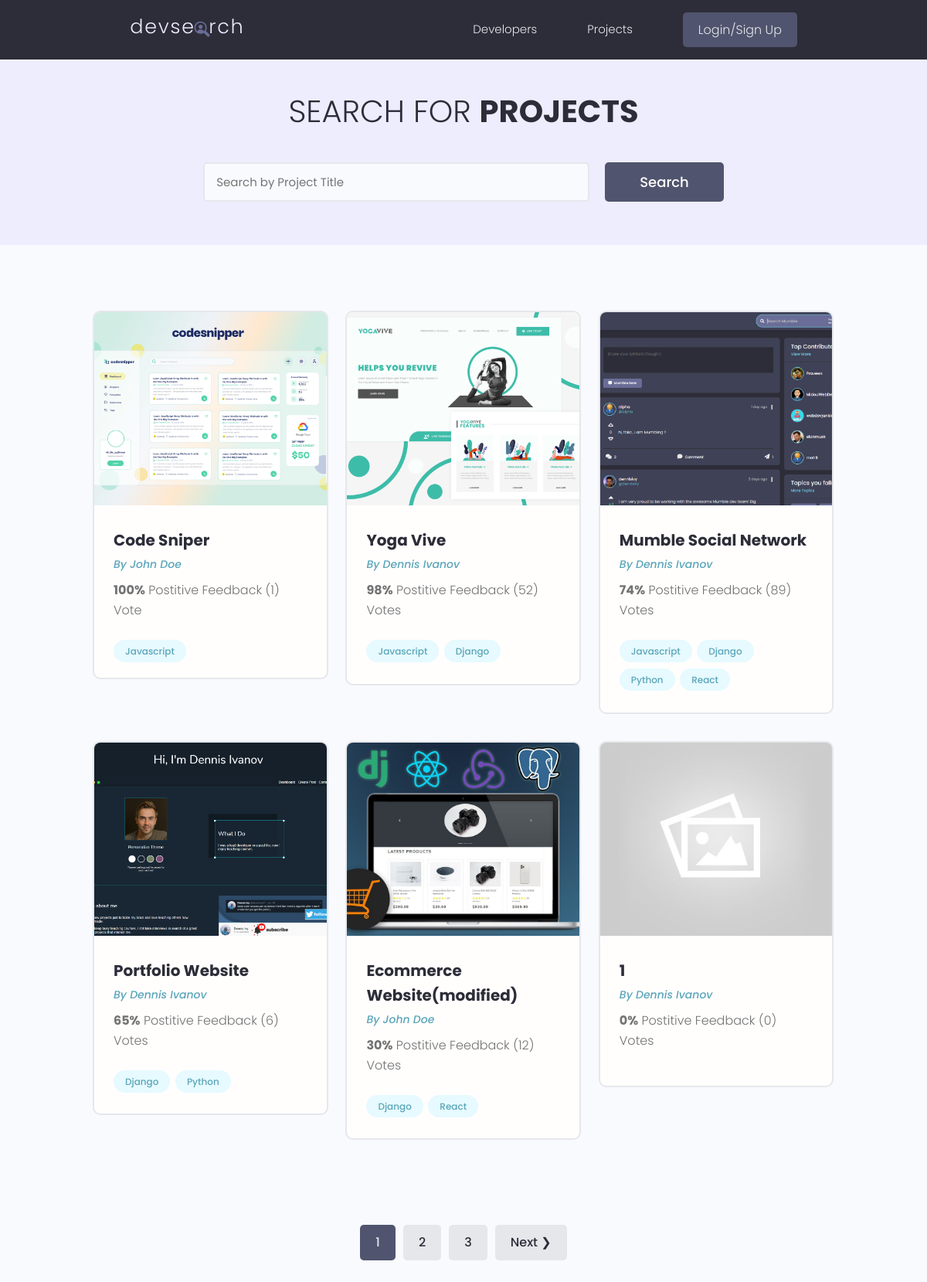
The page /projects/ on the database as committed earlier.
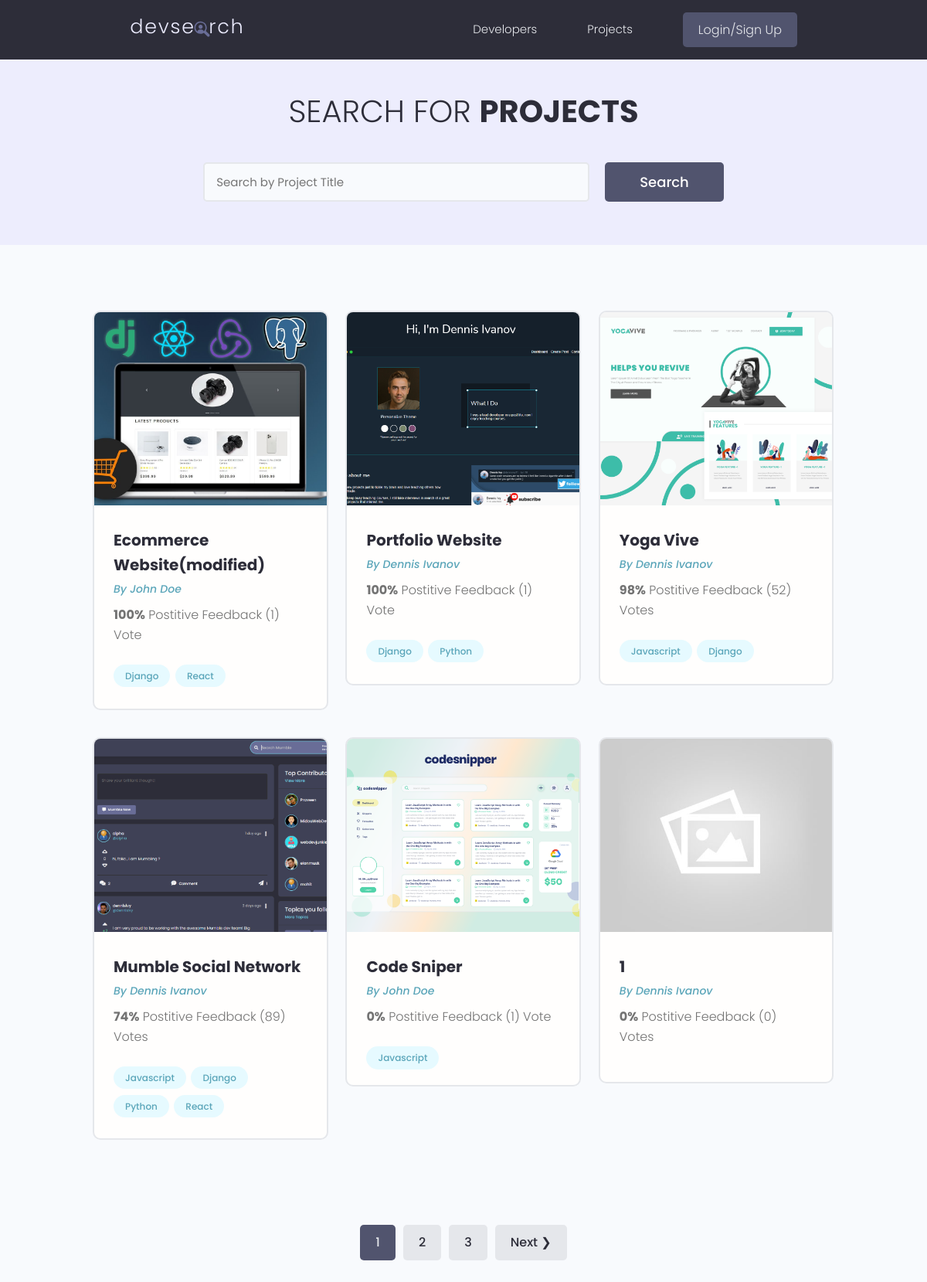
The same page on the database as committed later.
### projects/models.py (models this page shows, shortened)
class Project(models.Model):
    owner = models.ForeignKey(
        Profile, null=True, blank=True, on_delete=models.SET_NULL)
    title = models.CharField(max_length=200)
    description = models.TextField(null=True, blank=True)
    featured_image = models.ImageField(
        null=True, blank=True, default="default.jpg")
    demo_link = models.CharField(max_length=2000, null=True, blank=True)
    source_link = models.CharField(max_length=2000, null=True, blank=True)
    tags = models.ManyToManyField('Tag', blank=True)
    vote_total = models.IntegerField(default=0, null=True, blank=True)
    vote_ratio = models.IntegerField(default=0, null=True, blank=True)
    created = models.DateTimeField(auto_now_add=True)
    id = models.UUIDField(default=uuid.uuid4, unique=True, primary_key=True, editable=False)
    class Meta:
        ordering = ['-vote_ratio', '-vote_total', 'title']

class Tag(models.Model):
    name = models.CharField(max_length=200)
    created = models.DateTimeField(auto_now_add=True)
    id = models.UUIDField(default=uuid.uuid4, unique=True, primary_key=True, editable=False)
    def __str__(self):
        return self.name

### users/models.py (models this page shows, shortened)
class Profile(models.Model):
    user = models.OneToOneField(User, on_delete=models.CASCADE, null=True, blank=True)
    name = models.CharField(max_length=200, blank=True, null=True)
    email = models.EmailField(max_length=500, blank=True, null=True)
    username = models.CharField(max_length=200, blank=True, null=True)
    location = models.CharField(max_length=200, blank=True, null=True)
    short_intro = models.CharField(max_length=200, blank=True, null=True)
    bio = models.TextField(blank=True, null=True)
    profile_image = models.ImageField(blank=True, null=True, upload_to='profiles/',
    default="profiles/user-default.png")
    social_github = models.CharField(max_length=200, blank=True, null=True)
    social_twitter = models.CharField(max_length=200, blank=True, null=True)
    social_linkedin = models.CharField(max_length=200, blank=True, null=True)
    social_youtube = models.CharField(max_length=200, blank=True, null=True)
    social_website = models.CharField(max_length=200, blank=True, null=True)
    created = models.DateTimeField(auto_now_add=True)
    id = models.UUIDField(default=uuid.uuid4, unique=True, primary_key=True, editable=False)

### projects/views.py (the view)
# urls.py: path('projects/', include('projects.urls')),
def projects(request):
    projects, search_query = searchProjects(request)
    custom_range, projects = paginateProjects(request, projects, 6)
    context = {'projects': projects, 'search_query': search_query,
               'custom_range': custom_range}
    return render(request, 'projects/projects.html', context)

### projects/utils.py (called while the page is built)
def paginateProjects(request, projects, results):
        page = request.GET.get('page')
        paginator = Paginator(projects, results)
        try:
            projects = paginator.page(page)
        except PageNotAnInteger:
            page = 1
            projects = paginator.page(page)
        except EmptyPage:
            page = paginator.num_pages
            projects = paginator.page(page)
        leftIndex = (int(page) - 5)
        if leftIndex < 1:
            leftIndex = 1
        rightIndex = (int(page) + 5)
        if rightIndex > paginator.num_pages:
            rightIndex = paginator.num_pages + 1
        custom_range = range(leftIndex, rightIndex)
        return custom_range, projects

def searchProjects(request):
    search_query = ''
    if request.GET.get('search_query'):
        search_query = request.GET.get('search_query')
    tags = Tag.objects.filter(name__icontains=search_query)
    projects = Project.objects.distinct().filter(
        Q(title__icontains=search_query) |
        Q(description__icontains=search_query) |
        Q(owner__name__icontains=search_query) |
        Q(tags__in=tags)
    )
    return projects, search_query

### projects/templates/projects/projects.html (shortened to what this page needs)
{% extends 'main.html' %}
{% block content %}
<main class="projects">
    <section class="hero-section text-center">
        <div class="container container--narrow">
            <div class="hero-section__box">
                <h2>Search for <span>Projects</span></h2>
            </div>
            <div class="hero-section__search">
                <form id="searchForm" class="form" action="{% url 'projects' %}" method="get">
                    <div class="form__field">
                        <input class="input input--text" id="formInput#search" type="text" name="search_query"
                        value="{{ search_query }}" placeholder="Search by Project Title" />
                    </div>
                    <input class="btn btn--sub btn--lg" type="submit" value="Search" />
                </form>
            </div>
        </div>
    </section>
    <section class="projectsList">
        <div class="container">
            <div class="grid grid--three">
                {% for project in projects %}
                <div class="column">
                    <div class="card project">
                        <a href="{% url 'project' project.id %}" class="project">
                            <img class="project__thumbnail" src="{{ project.featured_image.url }}" alt="project thumbnail" />
                            <div class="card__body">
                                <h3 class="project__title">{{project.title}}</h3>
                                <p><a class="project__author" href="{% url 'user-profile' project.owner.id %}">By {{project.owner.name}}</a></p>
                                <p class="project--rating">
                                    <span style="font-weight: bold;">{{project.vote_ratio}}%</span> Postitive
                                    Feedback ({{ project.vote_total }}) Vote{{ project.vote_total|pluralize:"s"}}
                                </p>
                                <div class="project__tags">
                                    {% for tag in project.tags.all %}
                                    <span class="tag tag--pill tag--main">
                                        <small>{{ tag }}</small>
                                    </span>
                                    {% endfor %}
                                </div>
                            </div>
                        </a>
                    </div>
                </div>
                {% endfor %}
            </div>
        </div>
    </section>
    {% include 'pagination.html' with queryset=projects custom_range=custom_range %}
</main>
{% endblock content %}

### templates/main.html (shortened to what this page needs)
<!DOCTYPE html>
{% load static %}
<html lang="en">
<head>
    <link rel="stylesheet" href="https://cdn.iconmonstr.com/1.3.0/css/iconmonstr-iconic-font.min.css" />
    <link rel="stylesheet" href="{% static 'uikit/styles/uikit.css' %}" />
    <link rel="stylesheet" href="{% static 'styles/app.css' %}" />
</head>
<body>
    {% include 'navbar.html' %}
    {% block content %}
    {% endblock content %}
</body>
</html>

### templates/navbar.html (shortened to what this page needs)
{% load static %}
<header class="header">
    <div class="container container--narrow">
      <a href="{% url 'profiles' %}" class="header__logo">
        <img src="{% static 'images/logo.svg' %}" alt="DevSearch Logo" />
      </a>
      <nav class="header__nav">
        <ul class="header__menu">
          <li class="header__menuItem"><a href="{% url 'profiles' %}">Developers</a></li>
          <li class="header__menuItem"><a href="{% url 'projects' %}">Projects</a></li>
          {% if request.user.is_authenticated %}
          <li class="header__menuItem"><a href="{% url 'inbox' %}">Inbox</a></li>
          <li class="header__menuItem"><a href="{% url 'account' %}">Account</a></li>
          <li class="header__menuItem"><a href="{% url 'logout' %}" class="btn btn--sub">Logout</a></li>
          {% else %}
          <li class="header__menuItem"><a href="{% url 'login' %}" class="btn btn--sub">Login/Sign Up</a></li>
          {% endif %}
        </ul>
      </nav>
    </div>
  </header>

### templates/pagination.html (shortened to what this page needs)
    {% if queryset.has_other_pages %}
    <div class="pagination">
        <ul class="container">
            {% for page in custom_range %}
                {% if page == queryset.number %}
                <li><a href="?page={{ page }}" class="btn page-link btn--sub" data-page="{{ page }}">{{ page }}</a></li>
                {% else %}
                <li><a href="?page={{ page }}" class="btn page-link" data-page="{{ page }}">{{ page }}</a></li>
                {% endif %}
            {% endfor %}
            {% if queryset.has_next %}
            <li><a href="?page={{ queryset.next_page_number }}" class="btn page-link" data-page="{{ queryset.next_page_number }}">Next &#10095;</a></li>
            {% endif %}
        </ul>
    </div>
    {% endif %}

### static/styles/app.css (style rules this page uses)
:root { --color-sub: #2d2d39; }
.btn--sub { background-color: var(--color-sub-light); }
.card { border: 2px solid var(--color-light); }
img { width: 100%; }
.header { position: sticky; z-index: 111; background-color: var(--color-sub); padding: 1.5rem 0; }
.header > .container { display: flex; justify-content: space-between; align-items: center; }
.header__logo > img { height: 3.8rem; }
.header__nav > ul { display: inline-flex; align-items: center; list-style: none; gap: 6.5rem; }
.header__menuItem > a { color: var(--color-light); font-weight: 300; }
.hero-section { height: 40vh; display: flex; align-items: center; background-color: var(--color-sub); }
.hero-section__box { margin-bottom: 4rem; }
.hero-section__box > h2, .hero-section__box > h2 > span { font-size: 4rem; color: var(--color-light); line-height: 1.3; text-transform: uppercase; }
.hero-section__box > h2 { font-weight: 300; }
.hero-section__box > h2 > span { font-weight: 700; }
.hero-section__search > .form { display: flex; align-items: center; justify-content: center; gap: 2rem; }
.hero-section__search > .form input.input--text { width: 50rem; }
.pagination { margin-top: 8rem; margin-bottom: 10rem; }
.pagination > ul { flex-wrap: wrap; list-style: none; display: flex; align-items: center; justify-content: center; gap: 1rem; }
.pagination .btn { color: var(--color-sub); }
.pagination .btn.btn--sub { color: var(--color-light); }
.project__author { font-size: 1.4rem; font-style: italic; }
.project--rating { margin-bottom: 1.6em; margin-top: .5em; }
.projects > .hero-section { background: var(--color-sub-lighter); height: 30vh; }
.projects .hero-section__box { margin-bottom: 2.5rem; }
.projects .hero-section__box > h2 { color: var(--color-sub); }
.projects .hero-section__box > h2 > span { font-weight: 700; color: var(--color-sub); }
.projectsList { margin-top: 8rem; }
.project__thumbnail { height: 25rem; object-fit: cover; object-position: top center; }
.project__title { font-size: 2rem; font-weight: 700; color: var(--color-sub); }

### static/uikit/styles/modules/_variables.css (style rules this page uses)
:root { --color-main: #5aa5b9; --color-main-light: #e6faff; --color-sub: #3f4156; --color-sub-light: #51546e; --color-sub-lighter: #ededfd; --color-text: #737373; --color-gray: #8b8b8b; --color-light: #e5e7eb; --color-light-gray: #767676; --color-bg: #f8fafd; --color-white: #fffefd; --color-white-light: #f3f3f3; --color-success: #359e64; --color-success-bg: #def8e8; --color-error: #fc4b0b; --color-error-bg: #fff2ee; --font-base: 'Poppins', arial, helvetica, 'Segoe UI', roboto, ubuntu, sans-serif; --font-monospace: 'Fira Code', 'Courier New', courier, monospace; --font-regular: 300; --font-medium: 500; --font-bold: 700; --generic-shadow: 1px 1px 5px #00000010; --generic-transition: all 0.3s ease-in-out; }

### static/uikit/styles/modules/_base.css (style rules this page uses)
* { margin: 0; padding: 0; box-sizing: border-box; text-rendering: optimizeLegibility; color: inherit; font-size: inherit; }
html { font-size: 50%; }
@media only screen and (min-width: 480px) { html { font-size: 56.25%; } }
@media only screen and (min-width: 1200px) { html { font-size: 62.5%; } }
body { line-height: 1.6; font-weight: 400; font-size: 1.5rem; color: var(--color-text); background-color: var(--color-bg); min-height: 100vh; }

### static/uikit/styles/modules/_typography.css (style rules this page uses)
* { font-family: var(--font-base); }
h2 { font-size: 3.6rem; font-weight: var(--font-bold); }
h3 { font-size: 3.2rem; font-weight: var(--font-medium); }
p, span, strong { font-size: 1.6rem; color: var(--color-text); font-weight: var(--font-regular); }
a { padding-bottom: 2px; text-decoration: none; display: inline-block; color: var(--color-main); font-weight: var(--font-medium); }

### static/uikit/styles/modules/_utilities.css (style rules this page uses)
.container { width: 92%; max-width: 165rem; margin: 0 auto; box-sizing: border-box; }
.container--narrow { width: 92%; max-width: 120rem; }
@media screen and (min-width: 1000px) { .container { width: 90%; } }
@media screen and (min-width: 1000px) { .container--narrow { width: 85%; } }
@media screen and (min-width: 1200px) { .container { width: 80%; } }
@media screen and (min-width: 1200px) { .container--narrow { width: 72%; } }
.text-center { text-align: center; }

### static/uikit/styles/modules/_card.css (style rules this page uses)
.card { border-radius: 1rem; background-color: var(--color-white); border: 1.5px solid var(--color-light); width: auto; height: auto; margin-top: 0.5rem; margin-bottom: 0.5rem; overflow: hidden; }
.card__body, .card__header { padding: 2rem 2.5rem; }

Rows that differ between the two databases and show on the page:
changed Project "Ecommerce Website(modified)": vote_ratio "30" → "100"; vote_total "12" → "1"; moves up the list
changed Project "Portfolio Website": vote_ratio "65" → "100"; vote_total "6" → "1"; moves up the list
changed Project "Code Sniper": vote_ratio "100" → "0"; moves down the list
